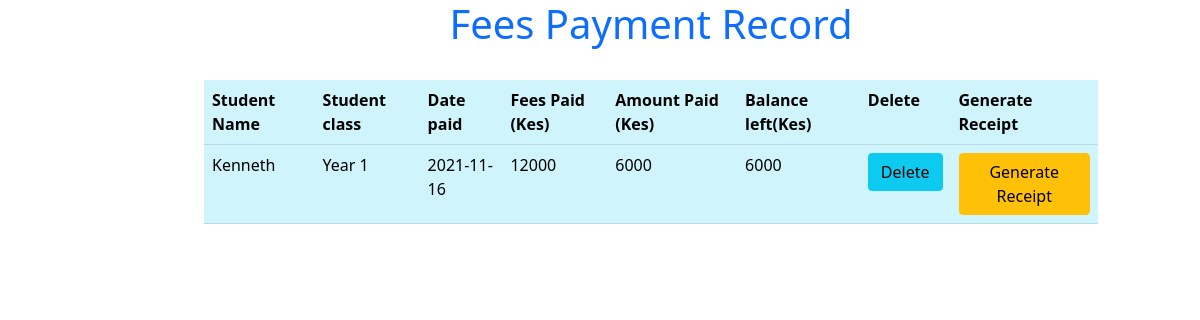
The page /view_fees (signed in) on the database its author committed.
### Databases.py (models this page shows)
class Receipt(Model):
    studentname = CharField()
    studentclass = CharField()
    date = IntegerField()
    feesamount = IntegerField()
    amountpaid = IntegerField()
    balance = IntegerField()
    studentID = IntegerField()
    class Meta:
        database = db

### app.py (the view)
@app.route('/view_fees')
def view_fees():
    if not session.get("logged_in"):
        return redirect(url_for("view_fees"))
    paid = Receipt.select()
    return render_template("ViewFeesPaid.html", paid=paid)

### templates/ViewFeesPaid.html (shortened to what this page needs)
<!DOCTYPE html>
<html lang="en">
<head>
    <link rel="stylesheet" href="../static/bootstrap-5.0.0-beta1-dist/css/bootstrap.css">
</head>
<body>
<div class="row">
    <div class="col-2"></div>
    <div class="col-9">
    <h1 class="text-center text-primary">Fees Payment Record</h1>
    <br>
        <table class="table table-info" >
            <tr>
                <th>Student Name</th>
                <th>Student class</th>
                <th>Date paid</th>
                <th>Fees Paid (Kes)</th>
                <th>Amount Paid (Kes)</th>
                <th>Balance left(Kes)</th>
                <th>Delete</th>
                 <th>Generate Receipt</th>
            </tr>
            {% for paid in paid %}
            <tr>
                <td>{{ paid.studentname }}</td>
                <td>{{ paid.studentclass }}</td>
                <td>{{ paid.date }}</td>
                <td>{{ paid.feesamount }}</td>
                <td>{{ paid.amountpaid }}</td>
                <td>{{ paid.balance }}</td>
                <td><a class="btn btn-info" href="/deleting/{{ paid.id }}">Delete</a></td>
                <td><a class="btn btn-warning" href="/generate_receipt/{{ paid.studentID }}">Generate Receipt</a></td>
            </tr>
            {% endfor %}
        </table>
    </div>
</div>
</body>
</html>

### rows shown on the page
Receipt: studentname "Kenneth", studentclass "Year 1", date "2021-11-16", feesamount "12000", amountpaid "6000", balance "6000"
